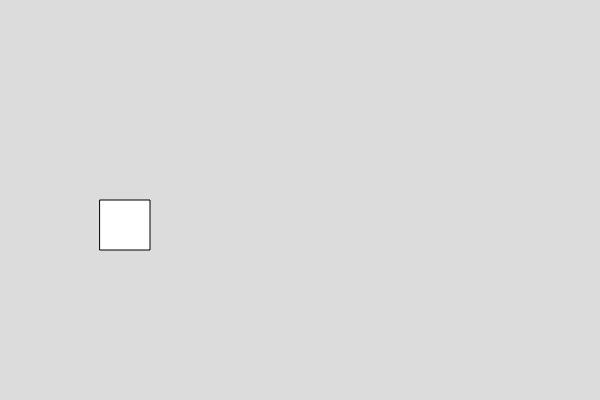
Frame 1 (no input)
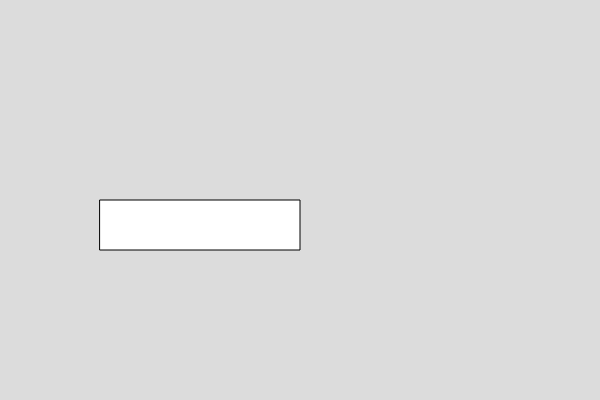
Frame 60 (no input)
Frame 120 (the mouse pressed at the canvas centre since frame 60): identical to frame 60, image omitted

The p5.js sketch that drew these frames (run headless with seeded random() and noise() and a simulated clock; from frame 60 on, the mouse is pressed at the canvas centre):

// p5.js sketch
// ── sketch.js

var box1;

function setup() {
  createCanvas(600, 400);
  box1 = new Box()
}

function draw() {
  background(220);
  box1.show()
  box1.setwididth(200)
}


// ── box.js
class Box
  {
    constructor()
    {
      this.x =100;
      this.y = 200
      this.w = 50;
      this.h = 50;
    }
    
    show()
    {
      rect(this.x,this.y,this.w,this.h)
    }
    
    //write function to set the width of the box
    setwididth(l){
      this.w = l
    }
  }

  
